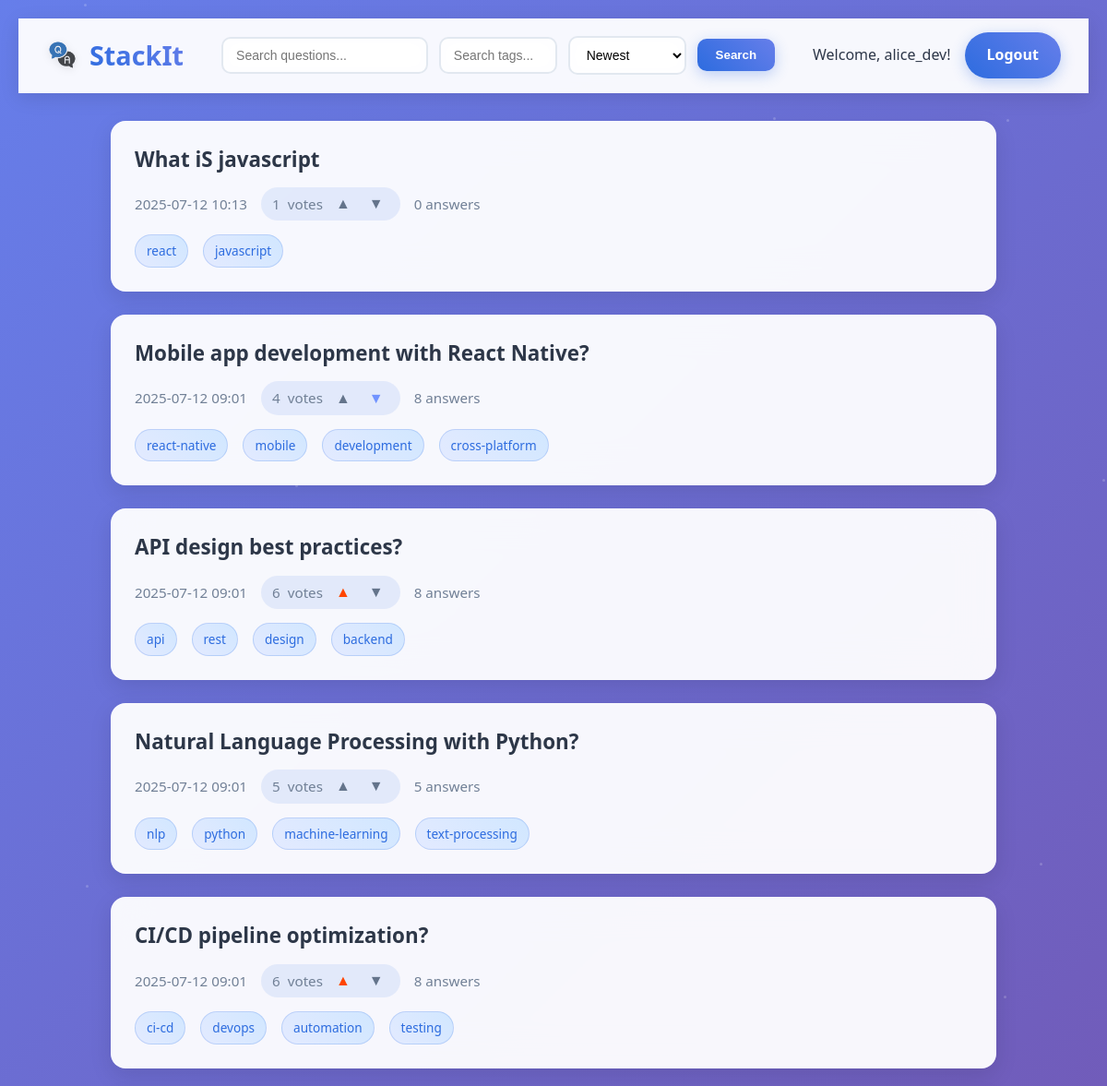
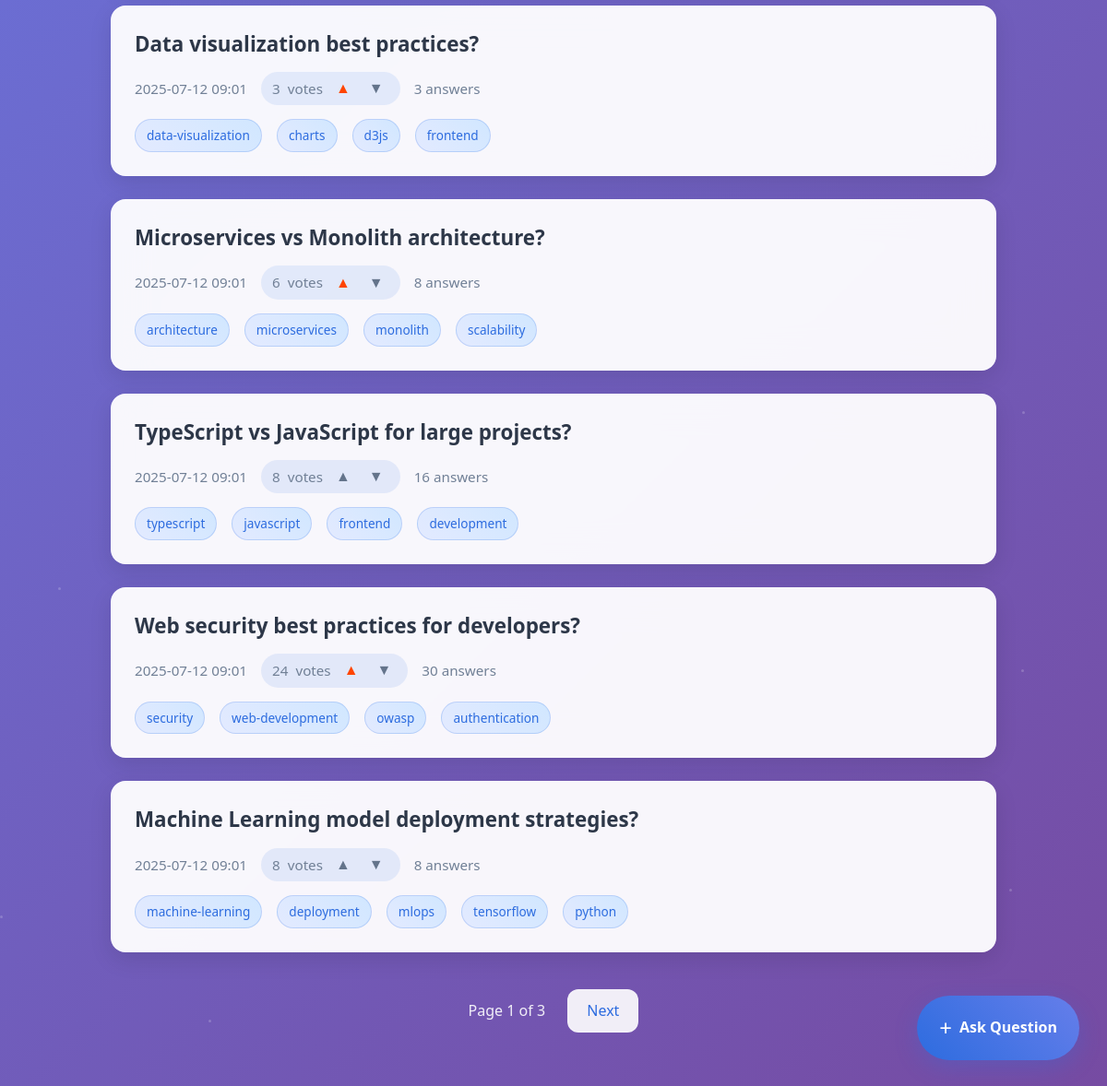
Screenshot of / (signed in) with the database file from the repository (2 pictures, top to bottom).
### accounts/models.py (models this page shows)
class User(AbstractUser):
    ROLE_CHOICES = (
        ('user', 'User'),
        ('admin', 'Admin'),
    )
    role = models.CharField(max_length=10, choices=ROLE_CHOICES, default='user')
    is_banned = models.BooleanField(default=False)

### questions/models.py (models this page shows, shortened)
class Question(models.Model):
    title = models.CharField(max_length=200)
    description = models.TextField()  # Will store HTML from rich text editor
    author = models.ForeignKey(settings.AUTH_USER_MODEL, on_delete=models.CASCADE)
    created_at = models.DateTimeField(auto_now_add=True)
    tags = models.CharField(max_length=200)  # Comma-separated tags for simplicity

### accounts/views.py (the view)
# urls.py: path('', landing, name='landing'),
def landing(request):
    q = request.GET.get('q', '')
    tag = request.GET.get('tag', '')
    sort = request.GET.get('sort', 'new')
    questions = Question.objects.all()  # type: ignore
    if q:
        questions = questions.filter(title__icontains=q)
    if tag:
        questions = questions.filter(tags__icontains=tag)
    questions = questions.annotate(
        upvotes=Coalesce(Sum('vote__value', filter=Q(vote__vote_type='question', vote__value=1)), V(0)),
        downvotes=Coalesce(Sum('vote__value', filter=Q(vote__vote_type='question', vote__value=-1)), V(0)),
        answer_count=Coalesce(Count('answers'), V(0))
    )
    if sort == 'new':
        questions = questions.order_by('-created_at')
    elif sort == 'old':
        questions = questions.order_by('created_at')
    elif sort == 'upvotes':
        questions = questions.order_by('-upvotes')
    elif sort == 'downvotes':
        questions = questions.order_by('upvotes')
    paginator = Paginator(questions, 10)
    page_number = request.GET.get('page')
    questions_page = paginator.get_page(page_number)
    for question in questions_page:
        question.net_votes = question.upvotes + question.downvotes
        print(f"Question {question.id}: upvotes={question.upvotes}, downvotes={question.downvotes}, net_votes={question.net_votes}")
    for q in questions_page:
        q.tags_list = [t.strip() for t in q.tags.split(',') if t.strip()]
    querystring = ''
    for key in ['q', 'tag', 'sort']:
        value = request.GET.get(key)
        if value:
            querystring += f'&{key}={value}'
    user_votes = {}
    if request.user.is_authenticated:
        votes = Vote.objects.filter(  # type: ignore
            user=request.user,
            vote_type='question',
            question__in=[q.id for q in questions_page]
        )
        user_votes = {v.question_id: v.value for v in votes}
    return render(request, 'landing.html', {
        'username': request.user.username if request.user.is_authenticated else None,
        'questions': questions_page,
        'querystring': querystring,
        'user_votes': user_votes,
    })

### questions/templatetags/dict_get.py (called while the page is built)
@register.filter
def dict_get(d, k):
    return d.get(k)

### templates/landing.html (shortened to what this page needs)
{% load static %}
{% load dict_get %}
<!DOCTYPE html>
<html>
<head>
    <link rel="stylesheet" href="{% static 'css/styles.css' %}">
</head>
<body>
    <div class="particles" id="particles"></div>
    <div class="landing-container">
        <div class="top-bar" id="top-bar">
        <div class="logo">
            <img src="{% static 'images/logo.png' %}" alt="StackIt Logo" height="40">
            <span class="site-name">StackIt</span>
        </div>
        <form class="search-form" method="get" action="{% url 'landing' %}">
            <input type="text" name="q" placeholder="Search questions..." value="{{ request.GET.q }}">
            <input type="text" name="tag" placeholder="Search tags..." value="{{ request.GET.tag }}">
            <select name="sort">
                <option value="new" {% if request.GET.sort == "new" %}selected{% endif %}>Newest</option>
            </select>
            <button type="submit">Search</button>
        </form>
        <div class="user-actions">
            {% if username %}
                <span class="user-welcome">Welcome, {{ username }}!</span>
                <a href="{% url 'logout' %}" class="login-btn">Logout</a>
            {% else %}
                <a href="{% url 'login' %}" class="login-btn">Login</a>
            {% endif %}
        </div>
    </div>
        <div class="questions-list" id="questions-list">
        {% for question in questions %}
                <div class="question-card card-loading" data-index="{{ forloop.counter0 }}">
                <a href="{% url 'question_detail' question.id %}">
                    <h3>{{ question.title }}</h3>
                </a>
                <div class="meta">
                        <span>{{ question.created_at|date:"Y-m-d H:i" }}</span>
                    <span class="vote-group" id="q-vote-group-{{ question.id }}">
                            <span id="q-votes-{{ question.id }}">{{ question.net_votes|default:"0" }}</span>
                        <span>votes</span>
                        {% if username %}
                            <button class="vote-btn {% if user_votes|dict_get:question.id == 1 %}voted-up{% endif %}" onclick="vote('question', {{ question.id }}, 1)">▲</button>
                            <button class="vote-btn {% if user_votes|dict_get:question.id == -1 %}voted-down{% endif %}" onclick="vote('question', {{ question.id }}, -1)">▼</button>
                        {% else %}
                            <button class="vote-btn" onclick="window.location='{% url 'login' %}'">▲</button>
                            <button class="vote-btn" onclick="window.location='{% url 'login' %}'">▼</button>
                        {% endif %}
                    </span>
                    <span>{{ question.answer_count|default:0 }} answers</span>
                </div>
                <div class="tags">
                    {% for tag in question.tags_list %}
                        <span class="tag">{{ tag }}</span>
                    {% endfor %}
                </div>
            </div>
        {% empty %}
                <div class="empty-state">
            <p>No questions found.</p>
                </div>
        {% endfor %}
    </div>
        <div class="pagination" id="pagination">
        <span>Page {{ questions.number }} of {{ questions.paginator.num_pages }}</span>
        {% if questions.has_next %}
            <a href="?page={{ questions.next_page_number }}{{ querystring }}">Next</a>
        {% endif %}
    </div>
    </div>
    {% if username %}
        <a href="{% url 'ask_question' %}" class="ask-question-btn" id="ask-btn">
            Ask Question
        </a>
    {% else %}
        <a href="{% url 'login' %}" class="ask-question-btn" id="ask-btn">
            Ask Question
        </a>
    {% endif %}
</body>
</html>

### static/css/styles.css (style rules this page uses)
:root { --primary-color: #2d6cdf; --primary-dark: #1a4a8a; --text-color: #2c3e50; --background-color: #f8fafc; --card-background: #ffffff; --border-radius: 12px; --shadow: 0 4px 6px -1px rgba(0, 0, 0, 0.1), 0 2px 4px -1px rgba(0, 0, 0, 0.06); --transition: all 0.3s ease; }
body { background: var(--background-color); font-family: 'Inter', system-ui, -apple-system, sans-serif; color: var(--text-color); line-height: 1.6; margin: 0; padding: 20px; }
.tag { display: inline-block; background: #e3eaff; color: var(--primary-color); border-radius: 20px; padding: 4px 12px; margin-right: 8px; font-size: 0.9rem; font-weight: 500; transition: var(--transition); }
.vote-group { display: inline-flex; align-items: center; gap: 8px; background: #f1f5f9; padding: 8px 12px; border-radius: 20px; font-weight: 500; }
.vote-btn { background: none !important; border: none !important; color: #64748b !important; font-size: 1.2em; cursor: pointer; margin: 0 2px; padding: 2px 4px !important; border-radius: 3px; transition: var(--transition); }
.vote-btn.voted-up { color: #ff4500 !important; }
.vote-btn.voted-down { color: #7193ff !important; }
button[type="submit"] { background: var(--primary-color); color: white; border: none; padding: 12px 24px; border-radius: var(--border-radius); font-weight: 500; cursor: pointer; transition: var(--transition); }

### rows the page displays
User: username "alice_dev"
Question: title "What iS javascript", created_at "2025-07-12 10:13", net_votes "1", answer_count "0", tags_list "react" "javascript"
Question: title "Mobile app development with React Native?", created_at "2025-07-12 09:01", net_votes "4", answer_count "8", tags_list "react-native" "mobile" "development" "cross-platform"
Question: title "API design best practices?", created_at "2025-07-12 09:01", net_votes "6", answer_count "8", tags_list "api" "rest" "design" "backend"
Question: title "Natural Language Processing with Python?", created_at "2025-07-12 09:01", net_votes "5", answer_count "5", tags_list "nlp" "python" "machine-learning" "text-processing"
Question: title "CI/CD pipeline optimization?", created_at "2025-07-12 09:01", net_votes "6", answer_count "8", tags_list "ci-cd" "devops" "automation" "testing"
Question: title "Data visualization best practices?", created_at "2025-07-12 09:01", net_votes "3", answer_count "3", tags_list "data-visualization" "charts" "d3js" "frontend"
Question: title "Microservices vs Monolith architecture?", created_at "2025-07-12 09:01", net_votes "6", answer_count "8", tags_list "architecture" "microservices" "monolith" "scalability"
Question: title "TypeScript vs JavaScript for large projects?", created_at "2025-07-12 09:01", net_votes "8", answer_count "16", tags_list "typescript" "javascript" "frontend" "development"
Question: title "Web security best practices for developers?", created_at "2025-07-12 09:01", net_votes "24", answer_count "30", tags_list "security" "web-development" "owasp" "authentication"
Question: title "Machine Learning model deployment strategies?", created_at "2025-07-12 09:01", net_votes "8", answer_count "8", tags_list "machine-learning" "deployment" "mlops" "tensorflow" "python"

### other values shown
{{ questions.number }} "1"
{{ questions.paginator.num_pages }} "3"
